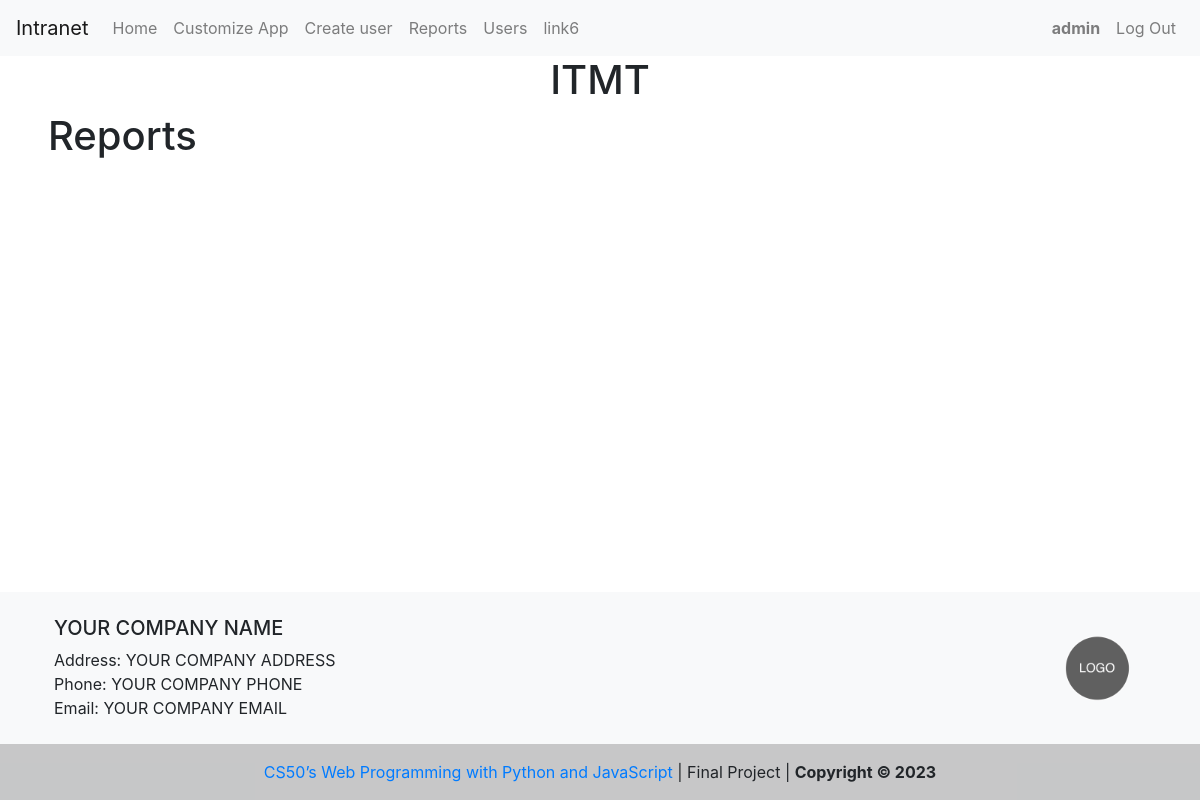
/reports (signed in), run on an earlier commit of the app's database.
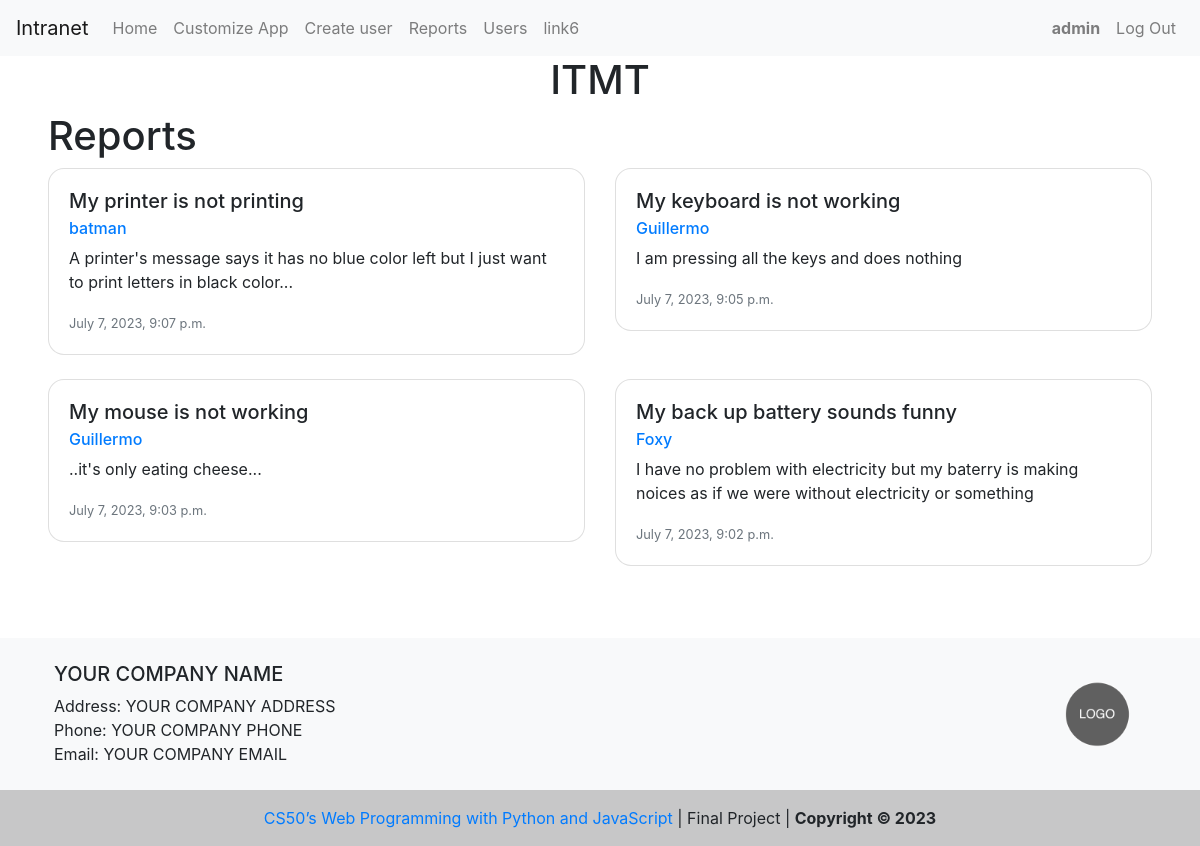
And on a later commit of the database.
### capstone/models.py (models this page shows)
class User(AbstractUser):
    pass

class Footer(models.Model):
    company_name = models.CharField(max_length=255)
    company_address = models.CharField(max_length=255)
    company_phone = models.CharField(max_length=20)
    company_email = models.EmailField(default="")
    company_avatar = models.ImageField(upload_to="company_logo/")

class Issue(models.Model):
    issue = models.CharField(max_length=100, default="")
    description = models.TextField(default="")
    created_at = models.DateTimeField(auto_now_add=True)
    user = models.ForeignKey(User, on_delete=models.CASCADE)

### capstone/views.py (the view)
# urls.py: path("reports", views.reports, name="reports"),
@login_required
def reports(request):
    issues = Issue.objects.all().order_by("-created_at")
    print(f"reports {issues}")
    return render(request, "capstone/reports.html", {"issues": issues})

### capstone/context_processors.py (called while the page is built)
def footer_processor(request):
    footer = Footer.objects.first()
    return {
        "company_name": footer.company_name,
        "company_address": footer.company_address,
        "company_phone": footer.company_phone,
        "company_email": footer.company_email,
        "company_avatar": footer.company_avatar,
    }

### capstone/templates/capstone/reports.html
{% extends "capstone/layout.html" %}
{% block body %}
{% if user.is_authenticated %}
{% if user.username == 'admin' %}
<div class="ml-5 mr-5">
  <h1>Reports</h1>
  <div class="row">
    {% for issue in issues %}
    <div class="col-sm-6">
      <div class="card mb-4 br-3">
        <div class="card-body">
          <h5 class="card-title">{{ issue.issue }}</h5>
          <h6 class="card-subtitle mb-2 text-muted">
            <a href="{% url 'user_profile' issue.user %}">{{ issue.user }}</a>
          </h6>
          <p class="card-text">{{ issue.description }}</p>
          <p class="card-text">
            <small class="text-muted">{{ issue.created_at }}</small>
          </p>
        </div>
      </div>
    </div>
    {% endfor %}
    </div>
</div>
{% endif %}
{% endif %}
{% endblock %}

### capstone/templates/capstone/layout.html (shortened to what this page needs)
{% load static %}
<!DOCTYPE html>
<html lang="en">
  <head>
    <link
      rel="stylesheet"
      href="https://cdn.jsdelivr.net/npm/intl-tel-input@18.1.1/build/css/intlTelInput.css"
    />
    <link
      rel="stylesheet"
      href="https://stackpath.bootstrapcdn.com/bootstrap/4.4.1/css/bootstrap.min.css"
    />
    <link href="{% static 'capstone/styles.css' %}" rel="stylesheet" />
  </head>
  <body>
    <nav class="navbar navbar-expand-lg navbar-light bg-light">
      <a class="navbar-brand" href="{{ company_intranet|default:'#'}}" rel="noopener noreferrer" target="{{ company_intranet|yesno:'blank' }}">Intranet</a>
      <div class="navbar-collapse">
        <ul class="navbar-nav mr-auto">
          {% if user.is_authenticated %}
          <li class="nav-item">
            <a class="nav-link" href="{% url 'index' %}">Home</a>
          </li>
          <li class="nav-item">
            <a class="nav-link" href="{% url 'customize_app' %}">Customize App</a>
          </li>
          <li class="nav-item">
            <a class="nav-link" href="{% url 'create_profile' %}">Create user </a>
          </li>
          <li class="nav-item">
            <a class="nav-link" href="{% url 'reports' %}">Reports</a>
          </li>
          <li class="nav-item">
            <a class="nav-link" href="{% url 'users' %}">Users</a>
          </li>
          <li class="nav-item">
            <a class="nav-link" href="#">link6</a>
          </li>
          {% endif %}
        </ul>
        <ul class="navbar-nav ml-auto">
          {% if user.is_authenticated %}
          <li class="nav-item">
            <a class="nav-link" href="#"
              ><strong>{{ user.username }}</strong></a
            >
          </li>
          <li class="nav-item">
            <a class="nav-link" href="{% url 'logout' %}">Log Out</a>
          </li>
          {% else %}
          <li class="nav-item">
            <a class="nav-link" href="{% url 'login' %}">Log In</a>
          </li>
        </ul>
        {% endif %}
      </div>
    </nav>
    {% if user.is_authenticated %}
    <h1 class="d-flex justify-content-center">ITMT</h1>
    {% endif %}
    <div class="body content">{% block body %} {% endblock %}</div>
  </body>
  {% include 'capstone/footer.html' %}
</html>

### capstone/templates/capstone/footer.html
<footer class="bg-light text-lg-start mt-5">
  <div class="container p-4">
    <div class="row">
      <div class="col-lg-6 col-md-12 mb-4 mb-md-0">
        <h5 class="text-uppercase">{{ company_name }}</h5>
        <div>
          <p class="m-0">Address: {{ company_address }}</p>
          <p class="m-0">Phone: {{ company_phone }}</p>
          <p class="m-0">Email: {{ company_email }}</p>
        </div>
      </div>
      <div
        class="col-lg-6 col-md-12 mb-4 mb-md-0 d-flex justify-content-end align-items-center"
      >
      <img src="{{ company_avatar.url|default:'/media/company_logo/logo-placeholder-image.png'}}" alt="{{company_name}} Logo" class="rounded-circle" style="height: 6rem; width: 6rem; object-fit: cover" />
      </div>
    </div>
  </div>
  <div class="text-center p-3 footer">
    <a href="https://cs50.harvard.edu/web/2020/" class="text-decoration-none" target="blank" rel="noopener noreferrer">CS50’s Web Programming with Python and JavaScript</a> | Final Project |
    <b>Copyright © 2023</b>
  </div>
</footer>

### capstone/static/capstone/styles.css (style rules this page uses)
body { display: flex; min-height: 100vh; flex-direction: column; }
.content { flex: 1; }
.br-3 { border-radius: 1rem; }
.footer { background-color: rgba(0, 0, 0, 0.2); }

What changed in the data, as far as the page shows it:
added Issue: issue "My printer is not printing", user "batman", description "A printer's message says it has no blue color left but I just want to print letters in black color...", created_at "July 7, 2023, 9:07 p.m."
added Issue: issue "My keyboard is not working", user "Guillermo", description "I am pressing all the keys and does nothing", created_at "July 7, 2023, 9:05 p.m."
added Issue: issue "My mouse is not working", user "Guillermo", description "..it's only eating cheese...", created_at "July 7, 2023, 9:03 p.m."
added Issue: issue "My back up battery sounds funny", user "Foxy", description "I have no problem with electricity but my baterry is making noices as if we were without electricity or something", created_at "July 7, 2023, 9:02 p.m."
